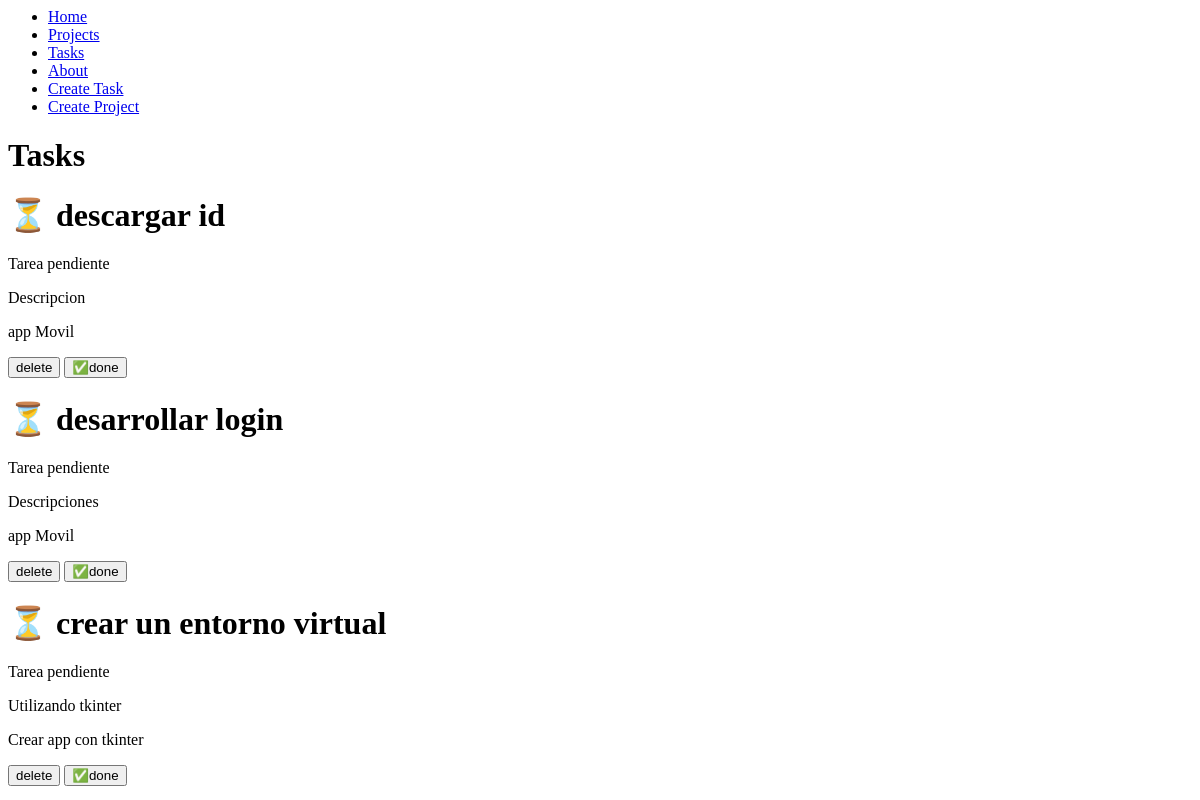
The page /tasks/ on the database as committed earlier.
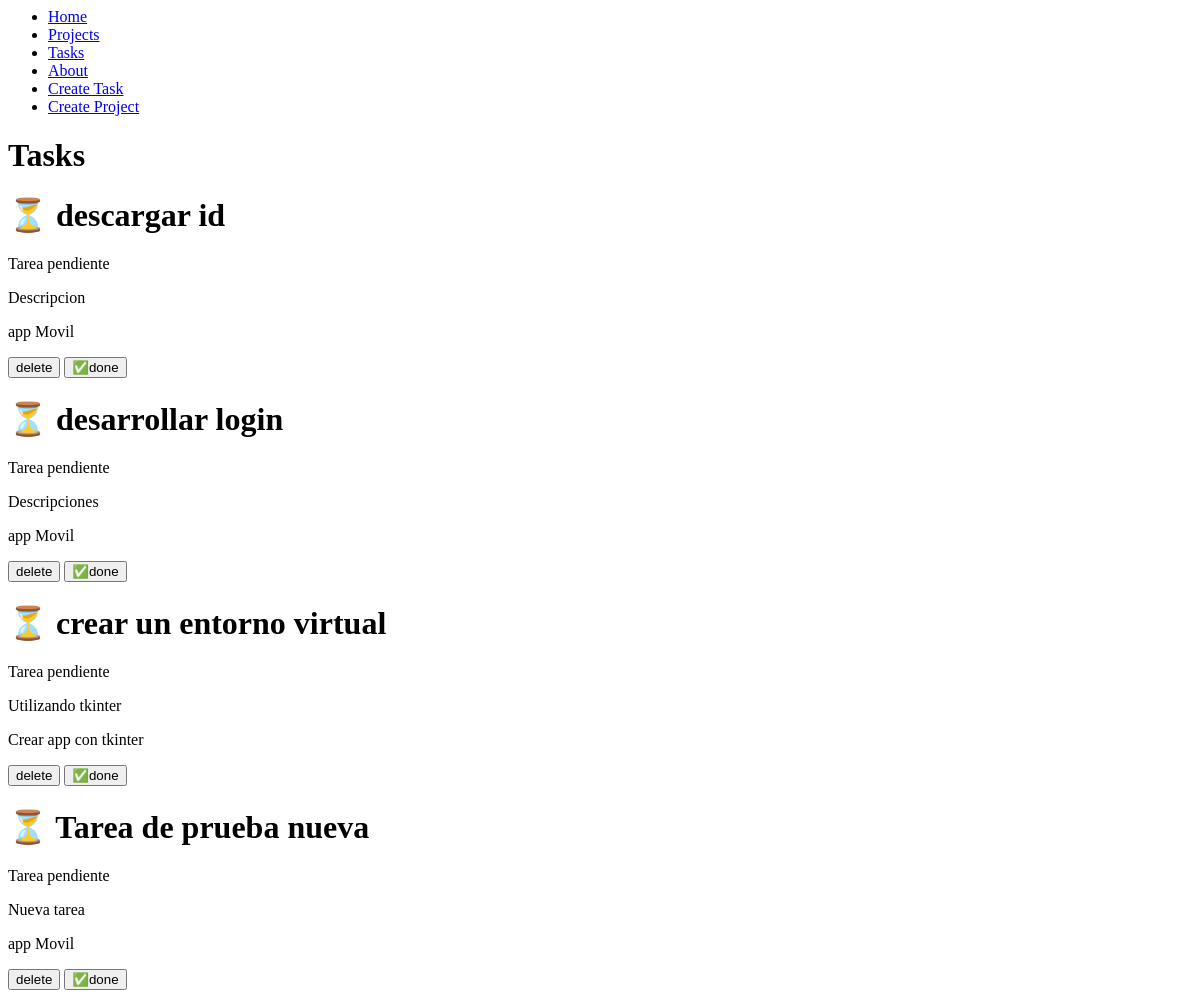
The same page on the database as committed later.
### myapp/models.py (models this page shows, shortened)
class Task(models.Model):
    title = models.CharField(max_length=100)
    descritption = models.TextField()
    project = models.ForeignKey(Proyect, on_delete=models.CASCADE)
    done = models.BooleanField(default=False)

class Proyect(models.Model):
    name = models.CharField(max_length=200)

### myapp/views.py (the view)
# urls.py: path("tasks/", views.tasks, name="tasks"),
def tasks(request):
    tasks = Task.objects.all()
    return render(request, "tasks/tasks.html", {"tasks": tasks})

### myapp/templates/tasks/tasks.html
{% extends "layouts/base.html" %}
{% block content %}
<h1>Tasks</h1>
{% for task in tasks %}
  <div class="">
    <h1> {% if task.done == False %}
    ⏳
    {% else %}
    ✅
    {% endif %}{{ task.title }}</h1>
{% if task.done  == False %}
    <p>Tarea pendiente</p>
{% else %}
    <p>Tarea realizada</p>
{% endif %}
    <p>{{task.descritption}}</p
    <p>{{task.project.name}}</p>
    <button>delete</button>
    <button>✅done </button>
  </div>
{% endfor %}
{% endblock content %}

### myapp/templates/layouts/base.html
<nav>
	<ul>
		<li>
			<a href=" {% url "index" %}">Home</a>
		</li>
		<li>
			<a href="{% url "projects" %}">Projects</a>
		</li>
		<li>
			<a href="{% url "tasks" %}">Tasks</a>
		</li>
		<li>
			<a href="{% url "about" %}">About</a>
		</li>
		<li>
			<a href="{% url "create_task" %}">Create Task</a>
		</li>
		<li>
			<a href="{% url "create_project" %}">Create Project</a>
		</li>
	</ul>
</nav>
{% block content %}
{% endblock content %}

Rows that differ between the two databases and show on the page:
added Task: title "Tarea de prueba nueva", done "Tarea pendiente", descritption "Nueva tarea", project.name "app Movil"
